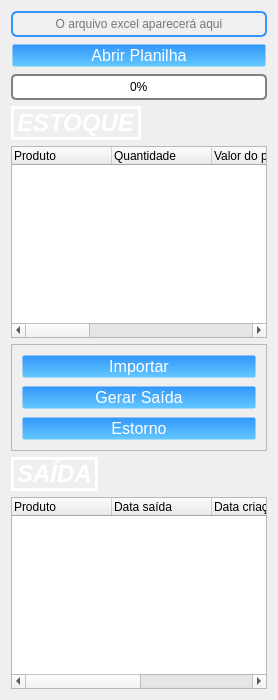
          <widget class="QWidget" name="tables_estoque">
           <attribute name="title">
            <string>Base</string>
           </attribute>
           <layout class="QVBoxLayout" name="verticalLayout_3">
            <item>
             <widget class="QLineEdit" name="linha_de_abrir_planilha">
              <property name="styleSheet">
               <string notr="true">QLineEdit {
    background-color: rgb(240, 240, 240); /* Cor de fundo cinza claro */
    border: 2px solid rgb(50, 150, 250); /* Borda azul */
    border-radius: 6px; /* Cantos arredondados */
    padding: 3px; /* Espaçamento interno */
}
</string>
              </property>
              <property name="alignment">
               <set>Qt::AlignCenter</set>
              </property>
              <property name="placeholderText">
               <string>O arquivo excel aparecerá aqui</string>
              </property>
             </widget>
            </item>
            <item>
             <widget class="QPushButton" name="btn_abrir_planilha">
              <property name="styleSheet">
               <string notr="true">QPushButton {
    color: rgb(255, 255, 255);
    border-radius: 3px;
    font-size: 16px;
    background: qlineargradient(x1:0, y1:0, x2:0, y2:1, stop:0 rgb(50, 150, 250), stop:1 rgb(100, 200, 255)); /* Gradiente de azul claro para azul mais claro */
    border: 3px solid transparent;
}

QPushButton:hover {
    background: qlineargradient(x1:0, y1:0, x2:0, y2:1, stop:0 rgb(100, 180, 255), stop:1 rgb(150, 220, 255)); /* Gradiente de azul mais claro para azul ainda mais claro */
    color: black;
}
</string>
              </property>
              <property name="text">
               <string>Abrir Planilha</string>
              </property>
             </widget>
            </item>
            <item>
             <widget class="QProgressBar" name="progressBar">
              <property name="styleSheet">
               <string notr="true">QProgressBar {
    border: 2px solid grey; /* Borda da barra de progresso */
    border-radius: 5px; /* Cantos arredondados */
    background-color: white; /* Cor de fundo da barra de progresso */
    text-align: center; /* Centraliza o texto horizontalmente */
}

QProgressBar::chunk {
    background-color: green; /* Cor da barra de progresso */
}
</string>
              </property>
              <property name="value">
               <number>0</number>
              </property>
              <property name="invertedAppearance">
               <bool>false</bool>
              </property>
              <property name="format">
               <string>%p%</string>
              </property>
             </widget>
            </item>
            <item>
             <widget class="QLabel" name="label_estoque">
              <property name="sizePolicy">
               <sizepolicy hsizetype="Fixed" vsizetype="Preferred">
                <horstretch>0</horstretch>
                <verstretch>0</verstretch>
               </sizepolicy>
              </property>
              <property name="styleSheet">
               <string notr="true">QLabel {
    color: white;
    text-align: center; /* Centraliza o texto horizontalmente */
    vertical-align: middle; /* Centraliza o texto verticalmente */
	border: 3px solid white;
}

</string>
              </property>
              <property name="text">
               <string>&lt;html&gt;&lt;head/&gt;&lt;body&gt;&lt;p&gt;&lt;span style=&quot; font-size:18pt; font-weight:600; font-style:italic;&quot;&gt;ESTOQUE&lt;/span&gt;&lt;/p&gt;&lt;/body&gt;&lt;/html&gt;</string>
              </property>
             </widget>
            </item>
            <item>
             <widget class="QTreeWidget" name="tabela_estoque">
              <column>
               <property name="text">
                <string>Produto</string>
               </property>
              </column>
              <column>
               <property name="text">
                <string>Quantidade</string>
               </property>
              </column>
              <column>
               <property name="text">
                <string>Valor do produto</string>
               </property>
              </column>
              <column>
               <property name="text">
                <string>Valor da unidade</string>
               </property>
              </column>
              <column>
               <property name="text">
                <string>Data da compra</string>
               </property>
              </column>
              <column>
               <property name="text">
                <string>Cod Item</string>
               </property>
              </column>
              <column>
               <property name="text">
                <string>Cliente</string>
               </property>
              </column>
              <column>
               <property name="text">
                <string>Descrição</string>
               </property>
              </column>
              <column>
               <property name="text">
                <string>Usuário</string>
               </property>
              </column>
             </widget>
            </item>
            <item>
             <widget class="QFrame" name="frame_3">
              <property name="frameShape">
               <enum>QFrame::StyledPanel</enum>
              </property>
              <property name="frameShadow">
               <enum>QFrame::Raised</enum>
              </property>
              <layout class="QVBoxLayout" name="verticalLayout_4">
               <item>
                <widget class="QPushButton" name="btn_importar">
                 <property name="styleSheet">
                  <string notr="true">QPushButton {
    color: rgb(255, 255, 255);
    border-radius: 3px;
    font-size: 16px;
    background: qlineargradient(x1:0, y1:0, x2:0, y2:1, stop:0 rgb(50, 150, 250), stop:1 rgb(100, 200, 255)); /* Gradiente de azul claro para azul mais claro */
    border: 3px solid transparent;
}

QPushButton:hover {
    background: qlineargradient(x1:0, y1:0, x2:0, y2:1, stop:0 rgb(100, 180, 255), stop:1 rgb(150, 220, 255)); /* Gradiente de azul mais claro para azul ainda mais claro */
    color: black;
}
</string>
                 </property>
                 <property name="text">
                  <string>Importar</string>
                 </property>
                </widget>
               </item>
               <item>
                <widget class="QPushButton" name="btn_gerar_saida">
                 <property name="styleSheet">
                  <string notr="true">QPushButton {
    color: rgb(255, 255, 255);
    border-radius: 3px;
    font-size: 16px;
    background: qlineargradient(x1:0, y1:0, x2:0, y2:1, stop:0 rgb(50, 150, 250), stop:1 rgb(100, 200, 255)); /* Gradiente de azul claro para azul mais claro */
    border: 3px solid transparent;
}

QPushButton:hover {
    background: qlineargradient(x1:0, y1:0, x2:0, y2:1, stop:0 rgb(100, 180, 255), stop:1 rgb(150, 220, 255)); /* Gradiente de azul mais claro para azul ainda mais claro */
    color: black;
}
</string>
                 </property>
                 <property name="text">
                  <string>Gerar Saída</string>
                 </property>
                </widget>
               </item>
               <item>
                <widget class="QPushButton" name="btn_estorno">
                 <property name="styleSheet">
                  <string notr="true">QPushButton {
    color: rgb(255, 255, 255);
    border-radius: 3px;
    font-size: 16px;
    background: qlineargradient(x1:0, y1:0, x2:0, y2:1, stop:0 rgb(50, 150, 250), stop:1 rgb(100, 200, 255)); /* Gradiente de azul claro para azul mais claro */
    border: 3px solid transparent;
}

QPushButton:hover {
    background: qlineargradient(x1:0, y1:0, x2:0, y2:1, stop:0 rgb(100, 180, 255), stop:1 rgb(150, 220, 255)); /* Gradiente de azul mais claro para azul ainda mais claro */
    color: black;
}
</string>
                 </property>
                 <property name="text">
                  <string>Estorno</string>
                 </property>
                </widget>
               </item>
              </layout>
             </widget>
            </item>
            <item>
             <widget class="QLabel" name="label_saida">
              <property name="sizePolicy">
               <sizepolicy hsizetype="Fixed" vsizetype="Preferred">
                <horstretch>0</horstretch>
                <verstretch>0</verstretch>
               </sizepolicy>
              </property>
              <property name="minimumSize">
               <size>
                <width>0</width>
                <height>0</height>
               </size>
              </property>
              <property name="styleSheet">
               <string notr="true">QLabel {
    color: white;
    text-align: center; /* Centraliza o texto horizontalmente */
    vertical-align: middle; /* Centraliza o texto verticalmente */
	border: 3px solid white;
}

</string>
              </property>
              <property name="text">
               <string>&lt;html&gt;&lt;head/&gt;&lt;body&gt;&lt;p&gt;&lt;span style=&quot; font-size:18pt; font-weight:600; font-style:italic;&quot;&gt;SAÍDA&lt;/span&gt;&lt;/p&gt;&lt;/body&gt;&lt;/html&gt;</string>
              </property>
             </widget>
            </item>
            <item>
             <widget class="QTreeWidget" name="tabela_saida">
              <column>
               <property name="text">
                <string>Produto</string>
               </property>
              </column>
              <column>
               <property name="text">
                <string>Data saída</string>
               </property>
              </column>
              <column>
               <property name="text">
                <string>Data criação</string>
               </property>
              </column>
              <column>
               <property name="text">
                <string>Cod produto</string>
               </property>
              </column>
              <column>
               <property name="text">
                <string>Usuário</string>
               </property>
              </column>
             </widget>
            </item>
           </layout>
          </widget>
